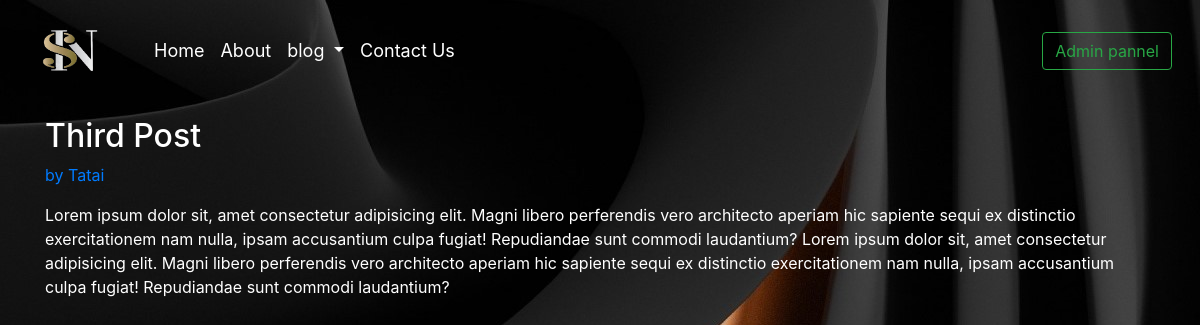
Screenshot of /third-post with the database file from the repository.
### home/models.py (models this page shows, shortened)
class Post(models.Model):
    sno = models.AutoField(primary_key=True)
    title = models.CharField(max_length=255)
    content = models.TextField()
    author = models.CharField(max_length=13)
    slug = models.CharField(max_length=130)

### home/views.py (the view)
# urls.py: path('<str:slug>', views.blogPost, name='blogPost'),
def blogPost(request, slug):
    post = Post.objects.filter(slug=slug).first()
    context = {'post': post}
    return render(request, 'blogPost.html',context)

### templates/blogPost.html (shortened to what this page needs)
{% extends "base.html" %}
{% block blogactive %}active{% endblock blogactive %}
{% block body %}
<div class="container my-3">
    <h2 class="blog-post-title" style="color: white;">{{post.title}}</h2>
    <p class="blog-post-meta" style="color: white;">{{post.timeStamp}} <a href="#"> by {{post.author}}</a></p>
    <p style="color: white;">{{post.content}}</p>
  </div>
{% endblock body %}

### rows the page displays
Post: title "Third Post", author "Tatai", content "Lorem ipsum dolor sit, amet consectetur adipisicing elit. Magni libero perferendis vero architecto aperiam hic sapiente sequi ex distinctio exercitationem nam nulla, ipsam accusantium culpa fugiat! Repudiandae sunt commodi laudantium? Lorem ipsum dolor sit, amet consectetur adipisicing elit. Magni libero perferendis vero architecto aperiam hic sapiente sequi ex distinctio exercitationem nam nulla, ipsam accusantium culpa fugiat! Repudiandae sunt commodi laudantium?"
